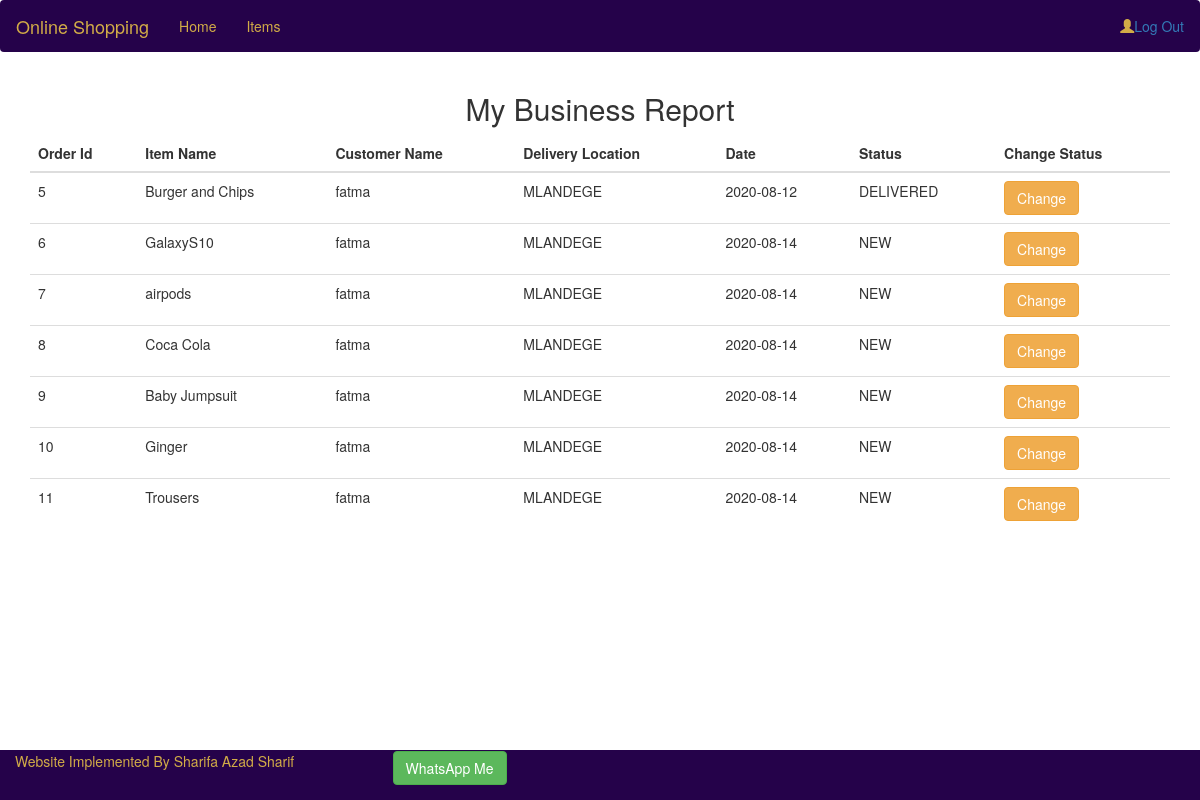
The page /welcome.php (signed in) on the database its author committed.
### tables this page shows
CREATE TABLE `orders` (
  `orderId` int(11) NOT NULL,
  `date` date DEFAULT NULL,
  `status` varchar(20) DEFAULT NULL,
  `deliveryLocation` varchar(25) DEFAULT NULL,
  `customerId` int(11) NOT NULL,
  `quantity` int(11) NOT NULL,
  `itemCode` int(11) NOT NULL
);

CREATE TABLE `item` (
  `itemName` varchar(25) DEFAULT NULL,
  `itemCode` int(11) NOT NULL,
  `quantity` int(11) DEFAULT NULL,
  `category` varchar(25) DEFAULT NULL,
  `itemPrice` decimal(10,0) DEFAULT NULL,
  `retailerId` int(11) NOT NULL,
  `image` longtext
);

CREATE TABLE `customer` (
  `customerName` varchar(25) DEFAULT NULL,
  `customerId` int(11) NOT NULL,
  `place` varchar(25) DEFAULT NULL,
  `email` varchar(25) DEFAULT NULL,
  `phoneNumber` varchar(13) DEFAULT NULL,
  `username` varchar(100) NOT NULL,
  `password` varchar(100) NOT NULL
);

### home.php (the view, shortened to what this page needs)
<?php
include 'connection.php';
?>
<div class="container-fluid">
  <div class="row">
  <table>
    <thead>
      <center><h2>My Business Report</h2></center>
    </thead>
  </table>
  <div class="col-sm-12">
 <table class="table table-hover">
    <thead>
      <tr>
        <th>Order Id</th>
        <th>Item Name</th>
        <th>Customer Name</th>
        <th>Delivery Location</th>
        <th>Date</th>
        <th>Status</th>
        <th>Change Status</th>
      </tr>
    </thead>
    <tbody>
      <?php
      $sql=$conn->prepare("SELECT orders.*, customer.customerName, item.itemName FROM orders JOIN customer ON customer.customerId = orders.customerId JOIN item ON item.itemCode = orders.itemCode");
      $sql->execute();
      $rows=$sql->fetchAll();
      if(!empty($rows))
      {
        foreach ($rows as $row) {
      ?>
      <tr>
        <td><?php echo $row['orderId']?></td>
        <td><?php echo $row['itemName']?></td>
        <td><?php echo $row['customerName']?></td>
        <td><?php echo $row['deliveryLocation']?></td>
        <td><?php echo $row['date']?></td>
        <td><?php echo $row['status']?></td>
        <td><a href="statusHandler.php?id=<?php echo($row['orderId'])?>" id="changeStatus" class="btn btn-warning">Change</a></td>
      </tr>
    <?php }}?>
    </tbody>
  </table>
    </div>
  </div>
</div>
      </div>

### rows shown on the page
orders: orderId "5", itemCode.itemName "Burger and Chips", customerId.customerName "fatma", deliveryLocation "MLANDEGE", date "2020-08-12", status "DELIVERED"
orders: orderId "6", itemCode.itemName "GalaxyS10", customerId.customerName "fatma", deliveryLocation "MLANDEGE", date "2020-08-14", status "NEW"
orders: orderId "7", itemCode.itemName "airpods", customerId.customerName "fatma", deliveryLocation "MLANDEGE", date "2020-08-14", status "NEW"
orders: orderId "8", itemCode.itemName "Coca Cola", customerId.customerName "fatma", deliveryLocation "MLANDEGE", date "2020-08-14", status "NEW"
orders: orderId "9", itemCode.itemName "Baby Jumpsuit", customerId.customerName "fatma", deliveryLocation "MLANDEGE", date "2020-08-14", status "NEW"
orders: orderId "10", itemCode.itemName "Ginger", customerId.customerName "fatma", deliveryLocation "MLANDEGE", date "2020-08-14", status "NEW"
orders: orderId "11", itemCode.itemName "Trousers", customerId.customerName "fatma", deliveryLocation "MLANDEGE", date "2020-08-14", status "NEW"
